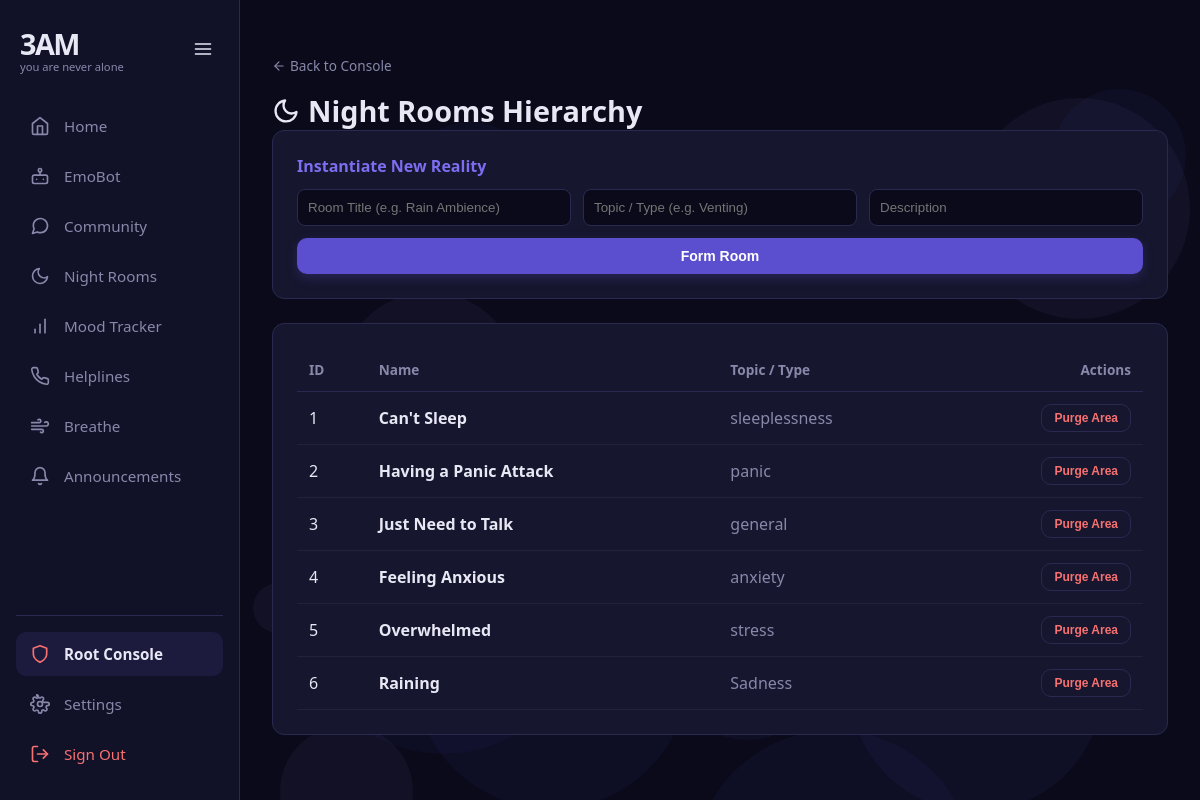
The page /admin/rooms (signed in) on the database its author committed.
### app/models.py (models this page shows)
class ChatRoom(db.Model):
    __tablename__ = "chat_rooms"
    id          = db.Column(db.Integer, primary_key=True)
    name        = db.Column(db.String(100), nullable=False)
    topic       = db.Column(db.String(50), nullable=False)
    description = db.Column(db.String(300), nullable=True)
    is_active   = db.Column(db.Boolean, default=True)

### app/routes/admin.py (the view, shortened to what this page needs)
@admin_bp.route("/rooms", methods=["GET", "POST"])
@login_required
@admin_required
def manage_rooms():
    rooms = ChatRoom.query.all()
    return render_template("admin/rooms.html", rooms=rooms)

### app/__init__.py (called while the page is built)
@login_manager.user_loader
def load_user(user_id):
    from app.models import User
    return User.query.get(int(user_id))

### app/routes/admin.py (called while the page is built)
def admin_required(f):
    @wraps(f)
    def decorated_function(*args, **kwargs):
        if not current_user.is_authenticated or not getattr(current_user, 'is_admin', False):
            abort(403)
        return f(*args, **kwargs)
    return decorated_function

### app/templates/admin/rooms.html (shortened to what this page needs)
{% extends "base.html" %}
{% block content %}
<div style="display:flex; gap:8px; margin-bottom:16px;">
  <a href="{{ url_for('admin.dashboard') }}" style="color:var(--muted); text-decoration:none; font-size:0.85rem; display:flex; align-items:center; gap:4px;">
    <svg viewBox="0 0 24 24" fill="none" class="nav-icon" stroke="currentColor" style="width:14px;height:14px;" stroke-linecap="round" stroke-linejoin="round"><line x1="19" y1="12" x2="5" y2="12"></line><polyline points="12 19 5 12 12 5"></polyline></svg> Back to Console
  </a>
</div>
<h1 style="font-size:1.8rem; font-weight:800; display:flex; align-items:center; gap:8px;">
  <svg viewBox="0 0 24 24" fill="none" class="nav-icon" stroke="currentColor" style="width:28px;height:28px;" stroke-width="2" stroke-linecap="round" stroke-linejoin="round"><path d="M21 12.79A9 9 0 1 1 11.21 3 7 7 0 0 0 21 12.79z"></path></svg>
  Night Rooms Hierarchy
</h1>
<div class="card" style="margin-bottom:24px;">
  <div class="card-title" style="color:var(--purple);">Instantiate New Reality</div>
  <form method="POST" action="{{ url_for('admin.manage_rooms') }}" style="display:grid; grid-template-columns:1fr 1fr 1fr; gap:12px;">
    <input type="text" name="name" placeholder="Room Title (e.g. Rain Ambience)" required style="padding:10px; border-radius:8px; border:1px solid var(--border); background:var(--bg); color:var(--text);">
    <input type="text" name="topic" placeholder="Topic / Type (e.g. Venting)" style="padding:10px; border-radius:8px; border:1px solid var(--border); background:var(--bg); color:var(--text);">
    <input type="text" name="description" placeholder="Description" style="padding:10px; border-radius:8px; border:1px solid var(--border); background:var(--bg); color:var(--text);">
    <button type="submit" class="btn btn-primary" style="grid-column:1 / -1;">Form Room</button>
  </form>
</div>
<div class="card" style="overflow-x:auto;">
  <table style="width:100%; border-collapse:collapse; text-align:left;">
    <thead>
      <tr style="border-bottom:1px solid var(--border); color:var(--muted); font-size:0.85rem;">
        <th style="padding:12px;">ID</th>
        <th style="padding:12px;">Name</th>
        <th style="padding:12px;">Topic / Type</th>
        <th style="padding:12px; text-align:right;">Actions</th>
      </tr>
    </thead>
    <tbody>
      {% for r in rooms %}
      <tr style="border-bottom:1px solid rgba(255,255,255,0.05);">
        <td style="padding:12px;">{{ r.id }}</td>
        <td style="padding:12px; font-weight:600;">{{ r.name }}</td>
        <td style="padding:12px; color:var(--muted);">{{ r.topic }}</td>
        <td style="padding:12px; text-align:right;">
          <form method="POST" action="{{ url_for('admin.delete_room', id=r.id) }}" style="display:inline;" onsubmit="return confirm('WARNING: Purging this Room erases all its intrinsic chat history. Proceed?');">
            <button type="submit" class="btn btn-ghost" style="color:var(--red); padding:6px 12px; font-size:0.75rem;">Purge Area</button>
          </form>
        </td>
      </tr>
      {% endfor %}
    </tbody>
  </table>
</div>
{% endblock %}

### app/templates/base.html (style rules this page uses)
:root { --bg: #0a0a1a; --bg2: #111128; --card: #16162e; --border: #2a2a50; --purple: #7c6ef0; --purple2: #5b4fcf; --text: #e8e8f5; --muted: #8888aa; --green: #4ade80; --red: #f87171; --sidebar-width: 240px; --sidebar-collapsed-width: 80px; }
* { box-sizing: border-box; margin: 0; padding: 0; }
body { font-family: system-ui, sans-serif; background: var(--bg); color: var(--text); min-height: 100vh; display: flex; overflow-x: hidden; }
.nav-icon { flex-shrink: 0; width: 20px; height: 20px; stroke-width: 2px; }
.card { background: var(--card); border: 1px solid var(--border); border-radius: 12px; padding: 24px; margin-bottom: 16px; }
.card-title { font-size: 1rem; font-weight: 700; color: var(--purple); margin-bottom: 12px; }
.btn { display: inline-flex; align-items: center; justify-content: center; gap: 8px; padding: 10px 20px; border-radius: 10px; font-size: 0.875rem; font-weight: 600; border: none; cursor: pointer; text-decoration: none; transition: all 0.2s; }
.btn-primary { background: var(--purple2); color: white; box-shadow: 0 4px 12px rgba(91, 79, 207, 0.25); }
.btn-ghost { background: transparent; color: var(--muted); border: 1px solid var(--border); }

### rows shown on the page
ChatRoom: id "1", name "Can't Sleep", topic "sleeplessness"
ChatRoom: id "2", name "Having a Panic Attack", topic "panic"
ChatRoom: id "3", name "Just Need to Talk", topic "general"
ChatRoom: id "4", name "Feeling Anxious", topic "anxiety"
ChatRoom: id "5", name "Overwhelmed", topic "stress"
ChatRoom: id "6", name "Raining", topic "Sadness"
